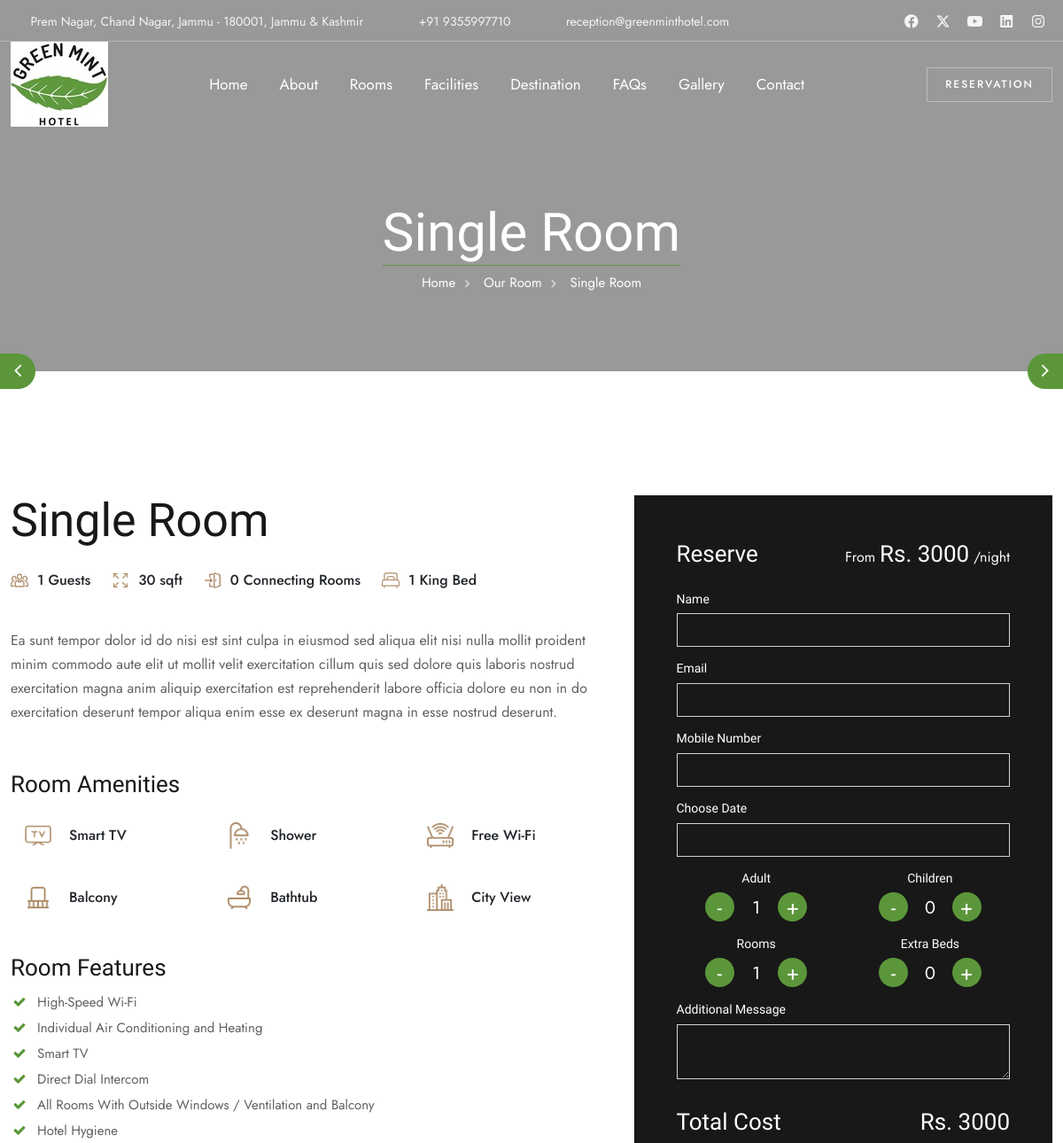
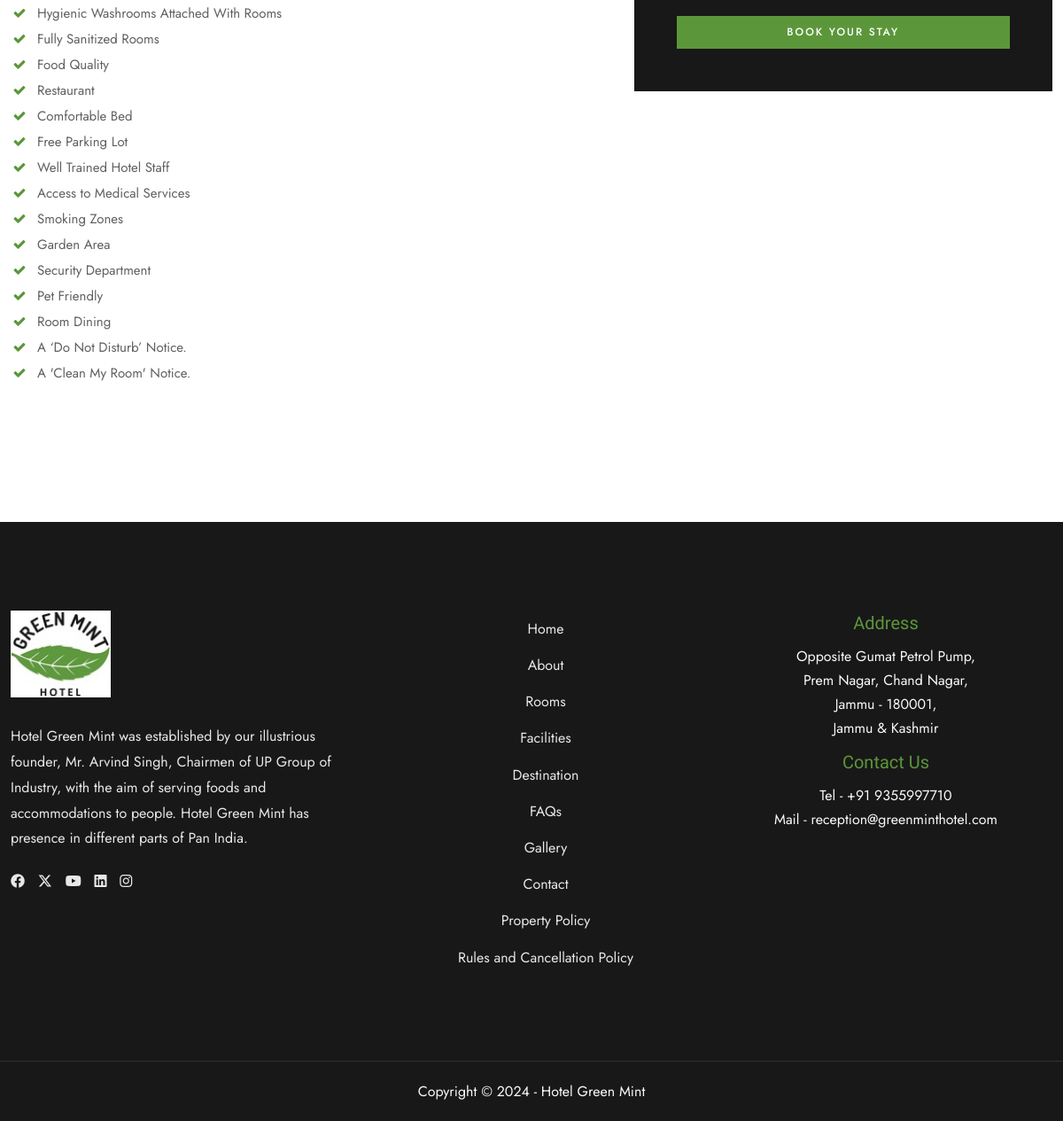
/room/single-room/, run on the app's committed database (2 pictures, top to bottom).
### home/models.py (models this page shows, shortened)
class Room(BaseModel):
    room = models.CharField(max_length=100, default="Double Room", choices=(("Single Room", "Single Room"),
                        ("Double Room", "Double Room"), ("Suite Room", "Suite Room")))
    slug = models.SlugField(unique=True, null=True, blank=True)
    room_area = models.CharField(max_length=100)
    number_of_guests = models.IntegerField()
    price = models.IntegerField()
    connecting_rooms = models.IntegerField()
    no_of_bed = models.CharField(max_length=100)
    description = models.TextField()
    tag = models.CharField(max_length=100, null=True, blank=True, choices=(("Best Seller", "Best Seller"),
                        ("Popular", "Popular")))

### home/views.py (the view)
# urls.py: path('room/<slug>/', views.room_detail, name="room_detail"),
def room_detail(request, slug):
    one_room_detail = Room.objects.get(slug=slug)
    images = one_room_detail.room_images.all()
    if request.method == 'POST':
        form = RoomBookingForm(request.POST)
        if form.is_valid():
            room = form.cleaned_data['room']
            name = form.cleaned_data['name']
            email = form.cleaned_data['email']
            phone = form.cleaned_data['phone']
            date = form.cleaned_data['date']
            no_of_adults = form.cleaned_data['no_of_adults']
            no_of_children = form.cleaned_data['no_of_children']
            no_of_rooms = form.cleaned_data['no_of_rooms']
            no_of_extra_beds = form.cleaned_data['no_of_extra_beds']
            message = form.cleaned_data['message']
            html_message = render_to_string('email-templates/room-booking.html', {
                'room': room,
                'name': name,
                'email': email,
                'phone': phone,
                'date': date,
                'no_of_adults': no_of_adults,
                'no_of_children': no_of_children,
                'no_of_rooms': no_of_rooms,
                'no_of_extra_beds': no_of_extra_beds,
                'message': message,
            })
            send_mail(
                'Room Booking Enquiry',
                '',  # Plain text message (optional)
                'sahaniyaswimmy@gmail.com',
                ['reception@greenminthotel.com', email],
                fail_silently=False,
                html_message=html_message,
            )
            return HttpResponseRedirect('/thanks/')
    else:
        form = RoomBookingForm()
    context = {
        'page': 'room detail',
        'room_detail': one_room_detail,
        'images': images,
        'form': form,
    }
    return render(request, "room-detail.html", context)

### home/templates/room-detail.html (shortened to what this page needs)
{% extends "base.html" %}
{% block start %}
<div class="no-bottom no-top" id="content">
    <section id="subheader" class="relative jarallax text-light">
        <div class="container relative z-index-1000">
            <div class="row justify-content-center">
                <div class="col-lg-6 text-center">
                    <div class="spacer-double"></div>
                    <h1>{{room_detail.room}}</h1>
                    <ul class="crumb">
                        <li><a href="/">Home</a></li>
                        <li><a href="/rooms/">Our Room</a></li>
                        <li class="active">{{room_detail.room}}</li>
                    </ul>
                </div>
            </div>
        </div>
        <div class="de-overlay"></div>
    </section>
    <section class="pt0 sm-pt-40 no-bottom">
        <div class="owl-custom-nav menu-float" data-target="#gallery-carousel">
            <a class="btn-next"></a>
            <a class="btn-prev"></a>
        </div>
    </section>
    <section>
        <div class="container">
            <div class="row g-4 gx-5">
                <div class="col-lg-7">
                    <h2>{{room_detail.room}}</h2>
                    <div class="d-flex">
                        <div class="relative me-4">
                            <img src="/media/images/icons/guests.png" class="w-20px abs mt-1" alt="Guests">
                            <p class="ml30 text-dark fw-500">{{room_detail.number_of_guests}} Guests</p>
                        </div>
                        <div class="relative me-4">
                            <img src="/media/images/icons/size.png" class="w-20px abs mt-1" alt="Room Size">
                            <p class="ml30 text-dark fw-500">{{room_detail.room_area}} sqft</p>
                        </div>
                        <div class="relative me-4">
                            <img src="/media/images/icons/door.png" class="w-20px abs mt-1" alt="Connecting Rooms">
                            <p class="ml30 text-dark fw-500">{{room_detail.connecting_rooms}} Connecting Rooms</p>
                        </div>
                        <div class="relative me-4">
                            <img src="/media/images/icons/bed.png" class="w-20px abs mt-1" alt="King Bed">
                            <p class="ml30 text-dark fw-500">{{room_detail.no_of_bed}} King Bed</p>
                        </div>
                    </div>
                    <p>{{room_detail.description|linebreaks}}</p>
                    <div class="spacer-single"></div>
                    <h3 class="mb-2">Room Amenities</h3>
                    <div class="row g-2">
                        <div class="col-lg-4 col-6 fadeInRight" data-wow-delay=".2s">
                            <div class="p-3 relative">
                                <img src="/media/images/icons/tv.png" class="w-30px" alt="Smart TV">
                                <p class="absolute abs-middle ml50 text-dark fw-500">Smart TV</p>
                            </div>
                        </div>
                        <div class="col-lg-4 col-6 fadeInRight" data-wow-delay=".2s">
                            <div class="p-3 relative">
                                <img src="/media/images/icons/shower.png" class="w-30px" alt="Shower">
                                <p class="absolute abs-middle ml50 text-dark fw-500">Shower</p>
                            </div>
                        </div>
                        <div class="col-lg-4 col-6 fadeInRight" data-wow-delay=".2s">
                            <div class="p-3 relative">
                                <img src="/media/images/icons/wifi.png" class="w-30px" alt="Wi-Fi">
                                <p class="absolute abs-middle ml50 text-dark fw-500">Free Wi-Fi</p>
                            </div>
                        </div>
                        <div class="col-lg-4 col-6 fadeInRight" data-wow-delay=".2s">
                            <div class="p-3 relative">
                                <img src="/media/images/icons/balcony.png" class="w-30px" alt="Balcony">
                                <p class="absolute abs-middle ml50 text-dark fw-500">Balcony</p>
                            </div>
                        </div>
                        <div class="col-lg-4 col-6 fadeInRight" data-wow-delay=".2s">
                            <div class="p-3 relative">
                                <img src="/media/images/icons/bathub.png" class="w-30px" alt="Bathtub">
                                <p class="absolute abs-middle ml50 text-dark fw-500">Bathtub</p>
                            </div>
                        </div>
                        <div class="col-lg-4 col-6 fadeInRight" data-wow-delay=".2s">
                            <div class="p-3 relative">
                                <img src="/media/images/icons/city.png" class="w-30px" alt="City View">
                                <p class="absolute abs-middle ml50 text-dark fw-500">City View</p>
                            </div>
                        </div>
                    </div>
                    <div class="spacer-single"></div>
                    <h3 class="mb-2">Room Features</h3>
                    <ul class="ul-style-2">
                        <li>High-Speed Wi-Fi</li>
                        <li>Individual Air Conditioning and Heating</li>
                        <li>Smart TV</li>
                        <li>Direct Dial Intercom</li>
                        <li>All Rooms With Outside Windows / Ventilation and Balcony</li>
                        <li>Hotel Hygiene</li>
                        <li>Hygienic Washrooms Attached With Rooms</li>
                        <li>Fully Sanitized Rooms</li>
                        <li>Food Quality</li>
                        <li>Restaurant</li>
                        <li>Comfortable Bed</li>
                        <li>Free Parking Lot</li>
                        <li>Well Trained Hotel Staff</li>
                        <li>Access to Medical Services</li>
                        <li>Smoking Zones</li>
                        <li>Garden Area</li>
                        <li>Security Department</li>
                        <li>Pet Friendly</li>
                        <li>Room Dining</li>
                        <li>A ‘Do Not Disturb’ Notice.</li>
                        <li>A 'Clean My Room' Notice.</li>
                    </ul>
                </div>
                <div class="col-lg-5">
                    <div class="bg-dark text-light p-5">
                        <div class="d-flex justify-content-between">
                            <div>
                                <h3 class="mb-4">Reserve</h3>
                            </div>
                            <div>
                                From
                                <h3 class="d-inline">Rs. {{room_detail.price}}</h3>
                                /night
                            </div>
                        </div>
                        <form method="post">
                            <div class="row g-3">
                                <div class="col-md-12">
                                    <h6 class="mb-2">Name</h6>
                                    <input type="text" name="name" class="form-control no-bg bg-focus-color text-light" required>
                                </div>
                                <div class="col-md-12">
                                    <h6 class="mb-2">Email</h6>
                                    <input type="text" name="email" class="form-control no-bg bg-focus-color text-light" required>
                                </div>
                                <div class="col-md-12">
                                    <h6 class="mb-2">Mobile Number</h6>
                                    <input type="tel" name="phone" pattern="[7-9]{1}[0-9]{9}" title="Phone number with 7-9 and remaining 9 digit with 0-9" class="form-control no-bg bg-focus-color text-light" required>
                                </div>
                                <div class="col-md-12">
                                    <h6 class="mb-2">Choose Date</h6>
                                    <input type="text" name="date" id="date-picker" class="form-control no-bg bg-focus-color text-light" required>
                                </div>
                                <div class="col-md-6">
                                    <div class="text-center">
                                        <h6>Adult</h6>
                                        <div class="de-number">
                                            <span class="d-minus">-</span>
                                            <input type="text" name="no_of_adults" class="no-border no-bg" value="1" required>
                                            <span class="d-plus">+</span>
                                        </div>
                                    </div>
                                </div>
                                <div class="col-md-6">
                                    <div class="text-center">
                                        <h6>Children</h6>
                                        <div class="de-number">
                                            <span class="d-minus">-</span>
                                            <input type="text" name="no_of_children" class="no-border no-bg" value="0" required>
                                            <span class="d-plus">+</span>
                                        </div>
                                    </div>
                                </div>
                                <div class="col-md-6">
                                    <div class="text-center">
                                        <h6>Rooms</h6>
                                        <div class="de-number">
                                            <span class="d-minus">-</span>
                                            <input type="text" name="no_of_rooms" class="no-border no-bg" value="1" required>
                                            <span class="d-plus">+</span>
                                        </div>
                                    </div>
                                </div>
                                <div class="col-md-6">
                                    <div class="text-center">
                                        <h6>Extra Beds</h6>
                                        <div class="de-number">
                                            <span class="d-minus">-</span>
                                            <input type="text" name="no_of_extra_beds" class="no-border no-bg" value="0">
                                            <span class="d-plus">+</span>
                                        </div>
                                    </div>
                                </div>
                                <div class="col-md-12">
                                    <h6 class="mb-2">Additional Message</h6>
                                    <textarea name="message" class="form-control no-bg bg-focus-color text-light"></textarea>
                                </div>
                            </div>
                            <div class="spacer-single"></div>
                            <div>
                                <div class="d-flex justify-content-between">
                                <div>
                                    <h3 class="mb-4">Total Cost</h3>
                                </div>
                                <div>
                                    <h3 class="d-inline">Rs. {{room_detail.price}}</h3>
                                </div>
                            </div>
                            </div>
                            <button type="submit" class="btn-main w-100">Book Your Stay</button>
                        </form>
                    </div>
                </div>
            </div>
        </div>
    </section>
</div>
{% endblock %}

### data on the page
Room: room "Single Room", number_of_guests "1", room_area "30", connecting_rooms "0", no_of_bed "1", description "Ea sunt tempor dolor id do nisi est sint culpa in eiusmod sed aliqua elit nisi nulla mollit proident minim commodo aute elit ut mollit velit exercitation cillum quis sed dolore quis laboris nostrud exercitation magna anim aliquip exercitation est reprehenderit labore officia dolore eu non in do exercitation deserunt tempor aliqua enim esse ex deserunt magna in esse nostrud deserunt.", price "3000"
